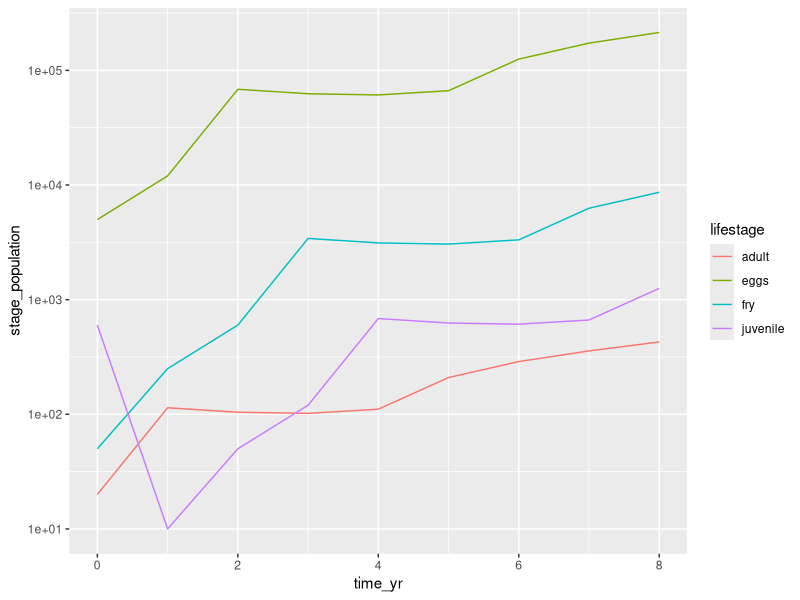

The R script that drew this image:
## ---- chunk 1
knitr::opts_chunk$set(echo = TRUE)
library(tidyverse)
## ---- chunk 2
# Make the Leslie Matrix:
fish_leslie <- matrix(c(0, 0, 0, 600, 0.05, 0, 0, 0, 0, 0.20, 0, 0, 0, 0, 0.16, 0.9), 
                      nrow = 4, ncol = 4, byrow = TRUE)

# Check it out: 
fish_leslie
## ---- chunk 3
# Initial population structure (Roe, Fry, Juvenile, Adult): 
fish_year0 <- c(5000, 50, 600, 20)
## ---- chunk 4
# Model projections

# ------ WHAT HAPPENS HERE? ------ #
# ------ comment line-by-line ---- #

# The line below making a vector from 0-8 by 1
time_yr <- seq(from = 0, to = 8, by = 1) 

# The line below making an empty matrix that will store the values from the function. This will have the number of fish_year0 columns (4), and number of time_yr rows (9)
proj_year <- matrix(ncol = length(fish_year0), nrow = length(time_yr)) 

# The line below will populate the first row of the proj_year matrix using fish_year0 values
proj_year[1, ] <- fish_year0

# The for loop below starts at row 2 to populate matrix, and will iterate over the rest of the rows (length of time_yr). For every row, it will populate with the output of the dot product for fish_leslie and the previous year information [i-1]
for (i in 2:length(time_yr)) {
  proj_year[i,] <- fish_leslie %*% proj_year[i-1,]
}


# The rest is wrangling & visualization (run to check it out):
colnames(proj_year) <- c("eggs", "fry", "juvenile", "adult")

proj_df <- data.frame(time_yr, proj_year) %>% 
  pivot_longer(cols = -time_yr, 
               names_to = "lifestage", 
               values_to = "stage_population")

ggplot(data = proj_df, 
       aes(x = time_yr, y = stage_population)) +
  geom_line(aes(color = lifestage)) +
  scale_y_log10()

